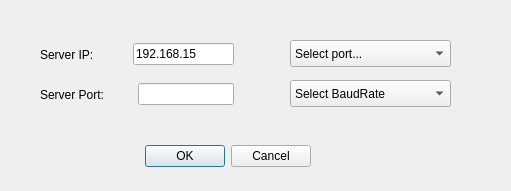
<?xml version="1.0" encoding="UTF-8"?>
<ui version="4.0">
 <class>Preferences</class>
 <widget class="QDialog" name="Preferences">
  <property name="geometry">
   <rect>
    <x>0</x>
    <y>0</y>
    <width>511</width>
    <height>191</height>
   </rect>
  </property>
  <property name="windowTitle">
   <string>Dialog</string>
  </property>
  <widget class="QDialogButtonBox" name="buttonBox">
   <property name="geometry">
    <rect>
     <x>10</x>
     <y>140</y>
     <width>301</width>
     <height>32</height>
    </rect>
   </property>
   <property name="orientation">
    <enum>Qt::Horizontal</enum>
   </property>
   <property name="standardButtons">
    <set>QDialogButtonBox::Cancel|QDialogButtonBox::Ok</set>
   </property>
  </widget>
  <widget class="QWidget" name="layoutWidget">
   <property name="geometry">
    <rect>
     <x>40</x>
     <y>80</y>
     <width>194</width>
     <height>29</height>
    </rect>
   </property>
   <layout class="QHBoxLayout" name="horizontalLayout_2">
    <item>
     <widget class="QLabel" name="label_2">
      <property name="text">
       <string>Server Port:</string>
      </property>
     </widget>
    </item>
    <item>
     <spacer name="horizontalSpacer_2">
      <property name="orientation">
       <enum>Qt::Horizontal</enum>
      </property>
      <property name="sizeHint" stdset="0">
       <size>
        <width>40</width>
        <height>20</height>
       </size>
      </property>
     </spacer>
    </item>
    <item>
     <widget class="QLineEdit" name="lineEdit_Port">
      <property name="text">
       <string/>
      </property>
     </widget>
    </item>
   </layout>
  </widget>
  <widget class="QWidget" name="layoutWidget">
   <property name="geometry">
    <rect>
     <x>40</x>
     <y>40</y>
     <width>194</width>
     <height>29</height>
    </rect>
   </property>
   <layout class="QHBoxLayout" name="horizontalLayout">
    <item>
     <widget class="QLabel" name="label">
      <property name="text">
       <string>Server IP:</string>
      </property>
     </widget>
    </item>
    <item>
     <spacer name="horizontalSpacer">
      <property name="orientation">
       <enum>Qt::Horizontal</enum>
      </property>
      <property name="sizeHint" stdset="0">
       <size>
        <width>40</width>
        <height>20</height>
       </size>
      </property>
     </spacer>
    </item>
    <item>
     <widget class="QLineEdit" name="lineEdit">
      <property name="text">
       <string>192.168.15</string>
      </property>
      <property name="cursorPosition">
       <number>10</number>
      </property>
     </widget>
    </item>
   </layout>
  </widget>
  <widget class="QComboBox" name="comboBox">
   <property name="geometry">
    <rect>
     <x>290</x>
     <y>40</y>
     <width>161</width>
     <height>27</height>
    </rect>
   </property>
   <item>
    <property name="text">
     <string>Select port...</string>
    </property>
   </item>
  </widget>
  <widget class="QComboBox" name="comboBox_2">
   <property name="geometry">
    <rect>
     <x>290</x>
     <y>80</y>
     <width>161</width>
     <height>27</height>
    </rect>
   </property>
   <item>
    <property name="text">
     <string>Select BaudRate</string>
    </property>
   </item>
   <item>
    <property name="text">
     <string>9600</string>
    </property>
   </item>
   <item>
    <property name="text">
     <string>115200</string>
    </property>
   </item>
  </widget>
 </widget>
 <tabstops>
  <tabstop>lineEdit</tabstop>
  <tabstop>lineEdit_Port</tabstop>
 </tabstops>
 <resources/>
 <connections>
  <connection>
   <sender>buttonBox</sender>
   <signal>accepted()</signal>
   <receiver>Preferences</receiver>
   <slot>accept()</slot>
   <hints>
    <hint type="sourcelabel">
     <x>248</x>
     <y>254</y>
    </hint>
    <hint type="destinationlabel">
     <x>157</x>
     <y>274</y>
    </hint>
   </hints>
  </connection>
  <connection>
   <sender>buttonBox</sender>
   <signal>rejected()</signal>
   <receiver>Preferences</receiver>
   <slot>reject()</slot>
   <hints>
    <hint type="sourcelabel">
     <x>316</x>
     <y>260</y>
    </hint>
    <hint type="destinationlabel">
     <x>286</x>
     <y>274</y>
    </hint>
   </hints>
  </connection>
 </connections>
</ui>
